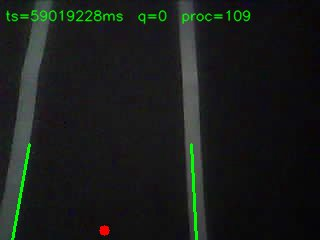
#> input picture assets/imgs/59019228.jpg, 320 x 240 px
$ python -i lane_detector.py   (imports and definitions only)
#> lines starting #> are read from the running program, lines starting #| are printed output that depends on the picture; after the words box and inside, x2 and y2 are one past the last pixel; in counts of white or black regions, pixels touching at a corner belong together
"""
lane_detector.py — Phase 2 Lane Detector

Classical OpenCV pipeline for white-line lane detection:
  1. Grayscale + Gaussian blur
  2. Canny edge detection
  3. Trapezoid ROI mask
  4. Hough line detection
  5. Separate by slope into left/right lines
  6. Average and extrapolate each side
  7. Fallback estimation when one side is missing
  8. Compute lane centre at bottom of frame
  9. Draw overlay with green lines + red center marker

Calibration captures the pixel width of the lane at the bottom,
allowing Phase 4 ScoringEngine to convert pixel error to cm.
"""

import cv2
import numpy as np
from config import LaneResult, IMAGE_WIDTH, IMAGE_HEIGHT


class LaneDetector:
    """
    Classical OpenCV lane detection for white lines on a dark surface.
    Returns a LaneResult with left/right lines, centre_x, and an overlay frame.
    """

    # Tunable parameters (can be adjusted via config.py later)
    CANNY_LOW = 50
    CANNY_HIGH = 150
    HOUGH_RHO = 1
    HOUGH_THETA = np.pi / 180
    HOUGH_THRESHOLD = 20
    HOUGH_MIN_LEN = 20
    HOUGH_MAX_GAP = 10

    # Calibration values (set by calibrate())
    lane_width_px: float | None = None
    pixels_per_cm: float | None = None

    def calibrate(self, left_line: tuple, right_line: tuple, lane_width_cm: float):
        """
        Call once when the car is centred on a straight lane.
        Stores the pixel width at the bottom of the image and computes pixels per cm.

        Args:
            left_line: (x1, y1, x2, y2) of detected left lane line
            right_line: (x1, y1, x2, y2) of detected right lane line
            lane_width_cm: Physical lane width in centimetres (e.g., 30.0)
        """
        lx = left_line[0]   # x1 of left line (bottom point)
        rx = right_line[0]  # x1 of right line (bottom point)
        self.lane_width_px = abs(rx - lx)
        self.pixels_per_cm = self.lane_width_px / lane_width_cm

    def detect(self, frame: np.ndarray) -> LaneResult:
        """
        Detect lanes in a single frame.

        Args:
            frame: BGR numpy array from OpenCV

        Returns:
            LaneResult with left_line, right_line, centre_x, raw_frame (overlay)
        """
        h, w = frame.shape[:2]

        # 1. Preprocessing: gray → blur → Canny
        gray = cv2.cvtColor(frame, cv2.COLOR_BGR2GRAY)
        blurred = cv2.GaussianBlur(gray, (5, 5), 0)
        edges = cv2.Canny(blurred, self.CANNY_LOW, self.CANNY_HIGH)

        # 2. Region-of-interest mask (trapezoid: bottom-wide, top-narrow)
        roi_vertices = np.array([[
            (0, h),
            (int(w * 0.1), int(h * 0.55)),
            (int(w * 0.9), int(h * 0.55)),
            (w, h),
        ]], dtype=np.int32)
        mask = np.zeros_like(edges)
        cv2.fillPoly(mask, roi_vertices, 255)
        masked = cv2.bitwise_and(edges, mask)

        # 3. Hough line detection
        lines = cv2.HoughLinesP(
            masked,
            self.HOUGH_RHO, self.HOUGH_THETA, self.HOUGH_THRESHOLD,
            minLineLength=self.HOUGH_MIN_LEN,
            maxLineGap=self.HOUGH_MAX_GAP,
        )

        # 4. Separate lines into left and right by slope
        left_lines, right_lines = [], []
        if lines is not None:
            for line in lines:
                x1, y1, x2, y2 = line[0]
                if x2 == x1:
                    continue
                slope = (y2 - y1) / (x2 - x1)
                if slope < -0.3:          # negative slope → left lane
                    left_lines.append(line[0])
                elif slope > 0.3:         # positive slope → right lane
                    right_lines.append(line[0])

        # 5. Average lines to get one left and one right line
        left_line  = self._average_lines(left_lines,  h) if left_lines  else None
        right_line = self._average_lines(right_lines, h) if right_lines else None

        # 6. Fallback: if one side is missing, estimate using calibration
        if left_line is None and right_line is not None and self.lane_width_px:
            rx1 = right_line[0]
            left_line = (
                int(rx1 - self.lane_width_px), h,
                int(rx1 - self.lane_width_px * 0.5), int(h * 0.6)
            )
        elif right_line is None and left_line is not None and self.lane_width_px:
            lx1 = left_line[0]
            right_line = (
                int(lx1 + self.lane_width_px), h,
                int(lx1 + self.lane_width_px * 0.5), int(h * 0.6)
            )

        # 7. Lane centre at bottom of frame
        centre_x = None
        if left_line and right_line:
            centre_x = (left_line[0] + right_line[0]) / 2.0

        # 8. Overlay for debugging
        overlay = frame.copy()
        if left_line:
            cv2.line(overlay, left_line[:2], left_line[2:], (0, 255, 0), 2)
        if right_line:
            cv2.line(overlay, right_line[:2], right_line[2:], (0, 255, 0), 2)
        if centre_x is not None:
            cv2.circle(overlay, (int(centre_x), h - 10), 5, (0, 0, 255), -1)

        return LaneResult(
            left_line=left_line,
            right_line=right_line,
            centre_x=centre_x,
            raw_frame=overlay,
        )

    @staticmethod
    def _average_lines(lines: list, img_height: int):
        """
        Average a list of line segments into one extrapolated line that spans
        from the bottom of the image to 60% of the height.

        Args:
            lines: List of (x1, y1, x2, y2) tuples
            img_height: Height of the image in pixels

        Returns:
            (x1, y1, x2, y2) tuple representing the averaged line, or None
        """
        if not lines:
            return None

        slopes, intercepts = [], []
        for x1, y1, x2, y2 in lines:
            if x2 == x1:
                continue
            slope = (y2 - y1) / (x2 - x1)
            intercept = y1 - slope * x1
            slopes.append(slope)
            intercepts.append(intercept)

        if not slopes:
            return None

        avg_slope = float(np.mean(slopes))
        avg_intercept = float(np.mean(intercepts))

        y1 = img_height
        y2 = int(img_height * 0.6)

        # Avoid division by zero (should not happen because we filter vertical lines)
        if abs(avg_slope) < 1e-6:
            avg_slope = 1e-6 if avg_slope >= 0 else -1e-6

        x1 = int((y1 - avg_intercept) / avg_slope)
        x2 = int((y2 - avg_intercept) / avg_slope)

        return (x1, y1, x2, y2)

>>> import cv2
>>> picture = cv2.imread('../assets/imgs/59019228.jpg')
#> picture is the input picture: shape (240, 320, 3); mean B, G, R 26.4, 29.2, 25.3
>>> result = LaneDetector().detect(picture)
#> in detect, `gray = cv2.cvtColor(frame, cv2.COLOR_BGR2GRAY)`:
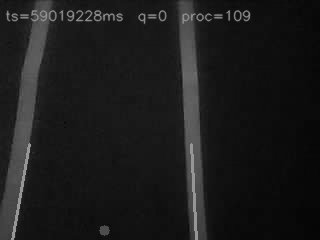
#> gray: shape (240, 320); min 2, max 165, mean 27.7
#> in detect, `edges = cv2.Canny(blurred, self.CANNY_LOW, self.CANNY_HIGH)`:
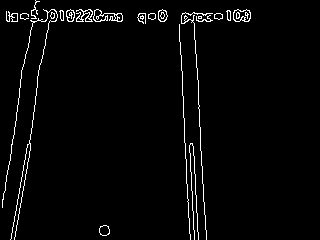
#> edges: shape (240, 320); 2.7% white in thin lines or dots, all inside (x1, y1, x2, y2) = (2, 0, 251, 240)
#> in detect, `cv2.fillPoly(mask, roi_vertices, 255)`:
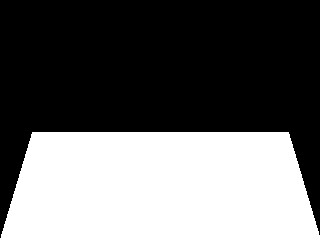
#> mask: shape (240, 320); 40.6% white; 1 white region, box (x1, y1, x2, y2) and area: (0, 132, 320, 240) 31204
#> in detect, `masked = cv2.bitwise_and(edges, mask)`:
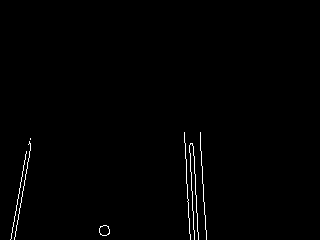
#> masked: shape (240, 320); 0.83% white in thin lines or dots, all inside (x1, y1, x2, y2) = (10, 132, 207, 240)
#> in detect, `lines = cv2.HoughLinesP( masked, self.HOUGH_RHO, self.HOUGH_THETA, sel..`: lines = [[189, 145, 194, 239], [193, 146, 198, 239], [204, 202, 206, 239], [184, 132, 190, 239], [14, 239, 30, 146], [11, 238, 26, 151], [201, 151, 203, 201], [200, 132, 201, 165]]
#> the loop in detect, `for line in lines:` made 8 passes
#> (x1, y1, x2, y2, slope) on passes 1 to 8: (189, 145, 194, 239, 18.8), (193, 146, 198, 239, 18.6), (204, 202, 206, 239, 18.5), (184, 132, 190, 239, 17.83), (14, 239, 30, 146, -5.81), (11, 238, 26, 151, -5.8), (201, 151, 203, 201, 25), (200, 132, 201, 165, 33)
#> after the loop in detect, `for line in lines:`: left_lines = [[14, 239, 30, 146], [11, 238, 26, 151]]; right_lines = [[189, 145, 194, 239], [193, 146, 198, 239], [204, 202, 206, 239], [184, 132, 190, 239], [201, 151, 203, 201], [200, 132, 201, 165]]
#> the loop in _average_lines, `for x1, y1, x2, y2 in lines:` made 2 passes
#> (x1, y1, x2, y2, slope, intercept) on passes 1 to 2: (14, 239, 30, 146, -5.81, 320.4), (11, 238, 26, 151, -5.8, 301.8)
#> after the loop in _average_lines, `for x1, y1, x2, y2 in lines:`: intercepts = [320.4, 301.8]; slopes = [-5.81, -5.8]
#> in _average_lines, `avg_slope = float(np.mean(slopes))`: avg_slope = -5.81
#> in _average_lines, `avg_intercept = float(np.mean(intercepts))`: avg_intercept = 311.1
#> in _average_lines, `x1 = int((y1 - avg_intercept) / avg_slope)`: x1 = 12
#> in _average_lines, `x2 = int((y2 - avg_intercept) / avg_slope)`: x2 = 28
#> in detect, `left_line  = self._average_lines(left_lines,  h) if left_lines  else N..`: left_line = (12, 240, 28, 144)
#> the loop in _average_lines (call 2), `for x1, y1, x2, y2 in lines:` made 6 passes
#> (x1, y1, x2, y2, slope, intercept) on passes 1 to 6: (189, 145, 194, 239, 18.8, -3408.2), (193, 146, 198, 239, 18.6, -3443.8), (204, 202, 206, 239, 18.5, -3572), (184, 132, 190, 239, 17.83, -3149.3), (201, 151, 203, 201, 25, -4874), (200, 132, 201, 165, 33, -6468)
#> in detect, `right_line = self._average_lines(right_lines, h) if right_lines else N..`: right_line = (200, 240, 195, 144)
#> in detect, `centre_x = (left_line[0] + right_line[0]) / 2.0`: centre_x = 106
#> in detect, `cv2.line(overlay, right_line[:2], right_line[2:], (0, 255, 0), 2)`:
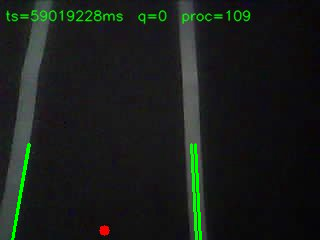
#> overlay: shape (240, 320, 3); mean B, G, R 26, 30, 24.9
#> in detect, `cv2.circle(overlay, (int(centre_x), h - 10), 5, (0, 0, 255), -1)`: overlay: shape (240, 320, 3); 0.11% of pixels changed, all inside (x1, y1, x2, y2) = (101, 225, 112, 236)
